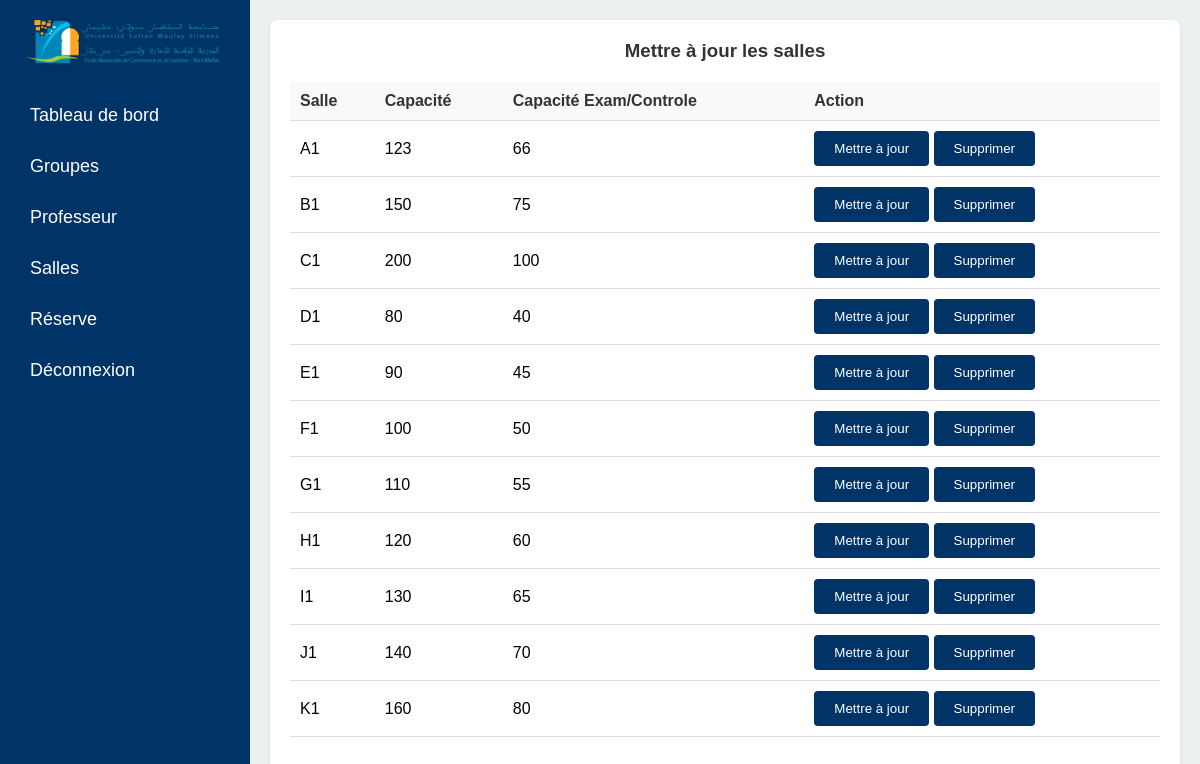
Page /view/Salle/Maj_salle.php on the committed database.
### tables this page shows
CREATE TABLE IF NOT EXISTS `salles` (
  `id` int NOT NULL AUTO_INCREMENT,
  `name` varchar(100) NOT NULL,
  `capacity` int NOT NULL,
  `features` varchar(255) DEFAULT NULL,
  `capacity_exam` int DEFAULT NULL,
  `room_type` varchar(50) DEFAULT NULL,
  PRIMARY KEY (`id`)
);

### view/Salle/Maj_salle.php (the view, shortened to what this page needs)
<?php
include 'db_connect.php';
$sql = "SELECT * FROM salles";
$result = $conn->query($sql);
?>
<!DOCTYPE html>
<html lang="fr">
<head>
    <link rel="stylesheet" href="styles.css">
</head>
<body>
<div class="sidebar">
    <div class="logo">
        <img src="ENCG-BM_logo_header.png" width="200" alt="Logo">
    </div>
    <ul class="nav-links">
        <li><a href="#"><i class="icon-home"></i> Tableau de bord</a></li>
        <li><a href="#"><i class="icon-students"></i> Groupes</a></li>
        <li><a href="#"><i class="icon-teachers"></i> Professeur</a></li>
        <li class="dropdown">
            <a href="salle.html"><i class="icon-attendance"></i> Salles</a>
        </li>
        <li><a href="salle.html"><i class="icon-attendance"></i> Réserve</a></li>
        <li><a href="#"><i class="icon-logout"></i> Déconnexion</a></li>
    </ul>
</div>
<div class="main-content">
    <div class="attendance">
        <h3>Mettre à jour les salles</h3>
        <table>
            <thead>
                <tr>
                    <th>Salle</th>
                    <th>Capacité</th>
                    <th>Capacité Exam/Controle</th>
                    <th>Action</th>
                </tr>
            </thead>
            <tbody>
                <?php
                if ($result->num_rows > 0) {
                    while($row = $result->fetch_assoc()) {
                        echo "<tr>
                                <td>{$row['name']}</td>
                                <td>{$row['capacity']}</td>
                                <td>{$row['capacity_exam']}</td>
                                <td>
                                    <form action='update_salle.php' method='get' style='display:inline-block;'>
                                        <input type='hidden' name='id' value='{$row['id']}'>
                                        <button type='submit'>Mettre à jour</button>
                                    </form>
                                    <form action='' method='post' style='display:inline-block;'>
                                        <input type='hidden' name='id' value='{$row['id']}'>
                                        <button type='submit' name='delete' onclick='return confirm(\"Êtes-vous sûr de vouloir supprimer cette salle?\")'>Supprimer</button>
                                    </form>
                                </td>
                              </tr>";
                    }
                } else {
                    echo "<tr><td colspan='8'>Aucune salle trouvée</td></tr>";
                }
                ?>
            </tbody>
        </table>
    </div>
</div>
</body>
</html>

### assets/styles.css (style rules this page uses)
* { margin: 0; padding: 0; box-sizing: border-box; font-family: Arial, sans-serif; }
body { display: flex; background-color: #f0f0f0; }
.sidebar { width: 250px; background-color: #003366; height: 100vh; display: flex; flex-direction: column; align-items: center; padding-top: 20px; }
.logo img { margin-bottom: 20px; }
.nav-links { list-style-type: none; padding: 0; width: 100%; }
.nav-links li { width: 100%; position: relative; }
.nav-links a { display: flex; align-items: center; color: #fff; text-decoration: none; padding: 15px 20px; width: 100%; box-sizing: border-box; font-size: 18px; }
.main-content { flex: 1; padding: 20px; background-color: #ecf0f1; }
.attendance, .teachers { background-color: #fff; padding: 20px; border-radius: 8px; box-shadow: 0 2px 4px rgba(0,0,0,0.1); margin-bottom: 20px; }
.attendance table { width: 100%; border-collapse: collapse; margin-bottom: 20px; }
.attendance th, .attendance td { padding: 10px; text-align: left; border-bottom: 1px solid #ddd; }
button { padding: 10px 20px; background-color: #3498db; color: #fff; border: none; border-radius: 4px; cursor: pointer; }
form { display: flex; flex-direction: column; }
button { padding: 10px 20px; background-color: #003366; color: #fff; border: none; border-radius: 4px; cursor: pointer; align-self: flex-start; }
table { width: 100%; border-collapse: collapse; margin-top: 20px; }
th, td { padding: 15px; text-align: left; border-bottom: 1px solid #ddd; }
th { background-color: #f9f9f9; color: #333; }
h3 { margin-bottom: 10px; color: #333; text-align: center; }

### rows in the picture
salles: name "A1", capacity "123", capacity_exam "66"
salles: name "B1", capacity "150", capacity_exam "75"
salles: name "C1", capacity "200", capacity_exam "100"
salles: name "D1", capacity "80", capacity_exam "40"
salles: name "E1", capacity "90", capacity_exam "45"
salles: name "F1", capacity "100", capacity_exam "50"
salles: name "G1", capacity "110", capacity_exam "55"
salles: name "H1", capacity "120", capacity_exam "60"
salles: name "I1", capacity "130", capacity_exam "65"
salles: name "J1", capacity "140", capacity_exam "70"
salles: name "K1", capacity "160", capacity_exam "80"
